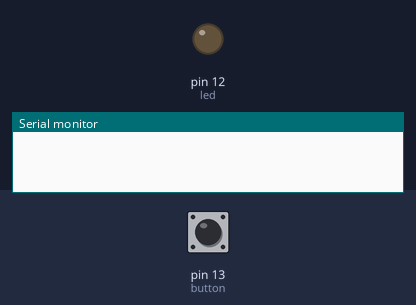
Bench run of a sketch on a simulated Arduino Uno, built with avr-gcc and run on an emulated ATmega328P. Shown: output pins drawn as LEDs (lit = HIGH), the last lines printed to the serial monitor. Dashed ring = blinking. The test bench sets the inputs (shaded band); at power-on: pin 13 (button) LOW.

Above: at 1.2 s.
1.3 s: pin 13 (button) pulled HIGH for 0.15 s
At 2.37 s:
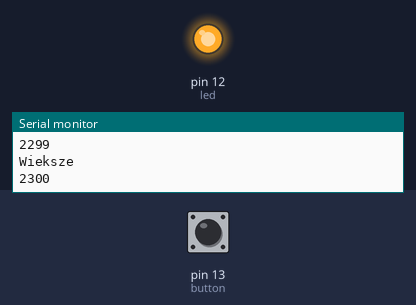
3.9 s: pin 13 (button) pulled HIGH for 1 s
At 7.1 s:
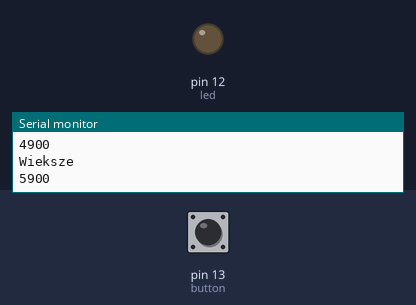
7.4 s: pin 13 (button) pulled HIGH for 3.2 s
At 9.3 s:
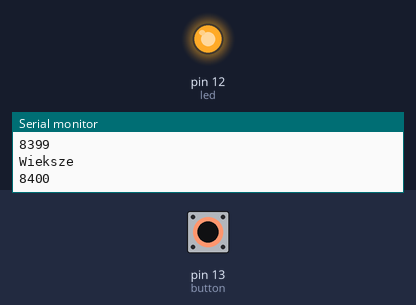
13.1 s: pin 13 (button) pulsed HIGH 5 times (0.12 s each, 0.3 s apart)
At 14.48 s:
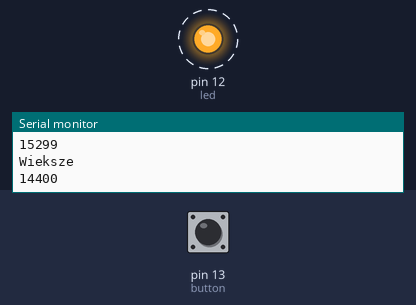
16.1 s: pin 13 (button) pulled HIGH for 0.15 s
At 17.0 s:
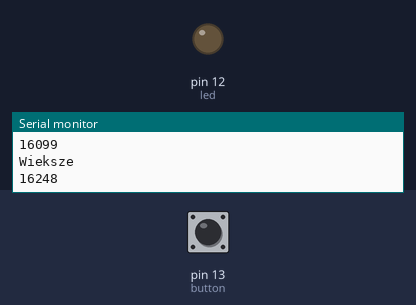
Timing chart, 0 to 18.7 s (numbered marks = the images above; inputs shaded):
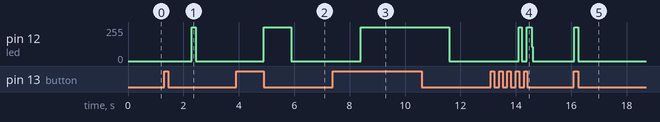

Measured:
- after the input at 1.3 s, pin 12 (led): 0/255 → 255/255 after 1.0 s, → 0/255 0.15 s later
- after the input at 3.9 s, pin 12 (led): 0/255 → 255/255 after 1.0 s, → 0/255 1.0 s later
- after the input at 7.4 s, pin 12 (led): 0/255 → 255/255 after 1.0 s, → 0/255 3.2 s later
- after the input at 13.1 s, pin 12 (led): alternates 255/255 for 0.15 s and 0/255 for 0.18 s, 4 changes in all, then stays 0/255, starting after 1.0 s
- after the input at 16.1 s, pin 12 (led): 0/255 → 255/255 at once, → 0/255 0.15 s later

The sketch:

delay.ino
```cpp
const int button = 13;
const int led = 12;
const unsigned long opoznienie = 1000;
const int rozmiar= 30;
boolean on = true;
unsigned long presses[rozmiar] = { 0 };
int ps = 0;
int psr = 0;
boolean odczyt = true;

void setup(){
  pinMode(button, INPUT);
  pinMode(led, OUTPUT);
  Serial.begin(9600);
}

void loop(){
  //obsluga buttona
  unsigned long czas = millis();
  if(digitalRead(button) == HIGH && odczyt){
    Serial.println("Button pressed");
    unsigned long dodaj = czas + opoznienie;
    Serial.println(dodaj);
    presses[(ps++)%rozmiar] = dodaj;
    odczyt = !odczyt;
  }
  else if(digitalRead(button) == LOW && !odczyt){
    presses[(ps++)%rozmiar] = czas + opoznienie;
    odczyt = !odczyt;
  }
  //
  if( presses[psr%rozmiar] && czas > presses[psr%10]){
    Serial.println("Wieksze");
    Serial.println(czas);
    if(on) digitalWrite(led, HIGH);
    else digitalWrite(led, LOW);
    on = !on;
    presses[psr%rozmiar] = 0;
    psr++;
  }
}
```
